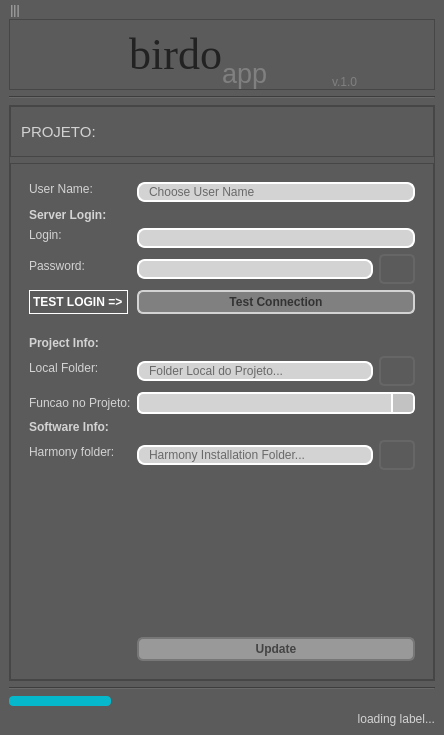
<?xml version="1.0" encoding="UTF-8"?>
<ui version="4.0">
 <class>MainWindow</class>
 <widget class="QMainWindow" name="MainWindow">
  <property name="geometry">
   <rect>
    <x>0</x>
    <y>0</y>
    <width>444</width>
    <height>735</height>
   </rect>
  </property>
  <property name="windowTitle">
   <string>BirdoApp</string>
  </property>
  <property name="styleSheet">
   <string notr="true">QWidget{
	background: rgb(91, 91, 91);
}

QMenu {
	background-color: #666666;
}

QMenu::item:hover {
	color: lightgray;
	background-color: blue;
}

QMenuBar {
	color: rgb(182, 182, 182);
	background-color: transparent;
}

QMenuBar::item {
	background-color: transparent;
}

QMenuBar::item:selected { /* when selected using mouse or keyboard */
    background-color: #666666;
}

QMenuBar::item:hover {
    background: #777777;
}

QLabel {
	color: lightgray;
}

QLabel:!enabled {
	color: gray;
}

QLineEdit:!enabled {
	color: gray;
	background-color: #555555;
	border-color: gray;
}

QLineEdit {
	color: black;
    border: 2px solid white;
    border-radius: 8px;
    padding: 0 8px;
    background: lightgray;
    selection-background-color: darkgray;
}

QLineEdit:hover{
    border: 2px solid #05B8CC;
    color: black;
}

QComboBox {
	color: black;
    border: 2px solid white;
    border-radius: 6px;
    padding: 1px 18px 1px 3px;
    min-width: 6em;
}

QComboBox:!editable, QComboBox::drop-down:editable {
     background: lightgray;
}

QComboBox:on { /* shift the text when the popup opens */
    padding-top: 3px;
    padding-left: 4px;
}

QComboBox::drop-down {
    width: 20px;
	background-color: rgb(194, 194, 194);
    border-left-width: 2px;
    border-left-color: white;
    border-left-style: solid; /* just a single line */
    border-top-right-radius: 3px; /* same radius as the QComboBox */
    border-bottom-right-radius: 3px;
}

QComboBox:hover{
    border: 2px solid #05B8CC;
    color: gray;
}

QComboBox QAbstractItemView{
    border: 2px solid white;
	border-radius: 10px;
    color: gray;
	background-color: lightgray;
    selection-background-color: #05B8CC;
	selection-color: white;
	padding: 3px 3px ;
}

QScrollBar {
	background: none;
	border: none;
}

QScrollBar::handle {
	border-radius: 5px;
 	border: 2px solid #777777;
	background-color: gray;
}

QScrollBar::add-page{ 
	border: none;
    background: none;
}

QScrollBar::sub-page {
    background: none;
	border: none;
	max-width: 5px;
}

QScrollBar::add-line {
    border: none;
    background: none;
}

QScrollBar::sub-line {
    border: none;
    background: none;
}

QScrollBar:arrow{
	border: none;
	background: none;
	color: none;
}

</string>
  </property>
  <widget class="QWidget" name="centralwidget">
   <layout class="QGridLayout" name="gridLayout">
    <property name="topMargin">
     <number>0</number>
    </property>
    <item row="5" column="0">
     <widget class="QLabel" name="loading_label">
      <property name="text">
       <string>loading label...</string>
      </property>
      <property name="alignment">
       <set>Qt::AlignRight|Qt::AlignTrailing|Qt::AlignVCenter</set>
      </property>
     </widget>
    </item>
    <item row="4" column="0">
     <widget class="QProgressBar" name="progressBar">
      <property name="styleSheet">
       <string notr="true">QProgressBar {
	background: transparent;
	border-style: none;
	max-height: 10px;
}

QProgressBar::chunk{
	background-color: #05B8CC;
	border-radius: 4px;
}</string>
      </property>
      <property name="value">
       <number>24</number>
      </property>
      <property name="format">
       <string/>
      </property>
     </widget>
    </item>
    <item row="3" column="0">
     <widget class="Line" name="line_bottom">
      <property name="orientation">
       <enum>Qt::Horizontal</enum>
      </property>
     </widget>
    </item>
    <item row="2" column="0">
     <widget class="QFrame" name="mainFrame">
      <property name="frameShape">
       <enum>QFrame::StyledPanel</enum>
      </property>
      <property name="frameShadow">
       <enum>QFrame::Raised</enum>
      </property>
      <layout class="QGridLayout" name="gridLayout_2" rowstretch="0,0" columnstretch="0">
       <property name="margin">
        <number>0</number>
       </property>
       <item row="1" column="0">
        <widget class="QFrame" name="page_frame">
         <property name="sizePolicy">
          <sizepolicy hsizetype="Preferred" vsizetype="Expanding">
           <horstretch>0</horstretch>
           <verstretch>0</verstretch>
          </sizepolicy>
         </property>
         <property name="styleSheet">
          <string notr="true"/>
         </property>
         <property name="frameShape">
          <enum>QFrame::NoFrame</enum>
         </property>
         <property name="frameShadow">
          <enum>QFrame::Sunken</enum>
         </property>
         <layout class="QGridLayout" name="gridLayout_4" rowstretch="0,0">
          <property name="margin">
           <number>0</number>
          </property>
          <item row="0" column="0">
           <widget class="QFrame" name="frame_header">
            <property name="font">
             <font>
              <pointsize>8</pointsize>
             </font>
            </property>
            <property name="frameShape">
             <enum>QFrame::StyledPanel</enum>
            </property>
            <property name="frameShadow">
             <enum>QFrame::Raised</enum>
            </property>
            <layout class="QHBoxLayout" name="horizontalLayout">
             <property name="leftMargin">
              <number>10</number>
             </property>
             <property name="topMargin">
              <number>0</number>
             </property>
             <property name="rightMargin">
              <number>10</number>
             </property>
             <property name="bottomMargin">
              <number>0</number>
             </property>
             <item>
              <widget class="QLabel" name="header">
               <property name="font">
                <font>
                 <pointsize>11</pointsize>
                </font>
               </property>
               <property name="layoutDirection">
                <enum>Qt::LeftToRight</enum>
               </property>
               <property name="text">
                <string>PROJETO:</string>
               </property>
               <property name="alignment">
                <set>Qt::AlignLeading|Qt::AlignLeft|Qt::AlignVCenter</set>
               </property>
              </widget>
             </item>
             <item>
              <widget class="QLabel" name="proj_logo_label">
               <property name="sizePolicy">
                <sizepolicy hsizetype="Fixed" vsizetype="Fixed">
                 <horstretch>0</horstretch>
                 <verstretch>0</verstretch>
                </sizepolicy>
               </property>
               <property name="minimumSize">
                <size>
                 <width>129</width>
                 <height>49</height>
                </size>
               </property>
               <property name="maximumSize">
                <size>
                 <width>130</width>
                 <height>50</height>
                </size>
               </property>
               <property name="text">
                <string/>
               </property>
               <property name="scaledContents">
                <bool>true</bool>
               </property>
              </widget>
             </item>
            </layout>
           </widget>
          </item>
          <item row="1" column="0">
           <widget class="QFrame" name="area_frame">
            <property name="sizePolicy">
             <sizepolicy hsizetype="Preferred" vsizetype="Expanding">
              <horstretch>0</horstretch>
              <verstretch>0</verstretch>
             </sizepolicy>
            </property>
            <property name="styleSheet">
             <string notr="true"/>
            </property>
            <property name="frameShape">
             <enum>QFrame::StyledPanel</enum>
            </property>
            <property name="frameShadow">
             <enum>QFrame::Raised</enum>
            </property>
            <layout class="QGridLayout" name="gridLayout_5">
             <item row="0" column="0">
              <widget class="QWidget" name="login_widget" native="true">
               <layout class="QFormLayout" name="formLayout">
                <item row="0" column="0">
                 <widget class="QLabel" name="username_title">
                  <property name="sizePolicy">
                   <sizepolicy hsizetype="Preferred" vsizetype="Fixed">
                    <horstretch>0</horstretch>
                    <verstretch>0</verstretch>
                   </sizepolicy>
                  </property>
                  <property name="text">
                   <string>User Name:</string>
                  </property>
                 </widget>
                </item>
                <item row="0" column="1">
                 <widget class="QLineEdit" name="username_line">
                  <property name="toolTip">
                   <string>Escolha um nome usuario que todos te reconhecam!</string>
                  </property>
                  <property name="placeholderText">
                   <string>Choose User Name </string>
                  </property>
                 </widget>
                </item>
                <item row="1" column="0">
                 <widget class="QLabel" name="server_title_label">
                  <property name="sizePolicy">
                   <sizepolicy hsizetype="Preferred" vsizetype="Fixed">
                    <horstretch>0</horstretch>
                    <verstretch>0</verstretch>
                   </sizepolicy>
                  </property>
                  <property name="font">
                   <font>
                    <weight>75</weight>
                    <bold>true</bold>
                   </font>
                  </property>
                  <property name="text">
                   <string>Server Login:</string>
                  </property>
                 </widget>
                </item>
                <item row="2" column="0">
                 <widget class="QLabel" name="server_login_label">
                  <property name="sizePolicy">
                   <sizepolicy hsizetype="Preferred" vsizetype="Fixed">
                    <horstretch>0</horstretch>
                    <verstretch>0</verstretch>
                   </sizepolicy>
                  </property>
                  <property name="text">
                   <string>Login:</string>
                  </property>
                 </widget>
                </item>
                <item row="2" column="1">
                 <widget class="QLineEdit" name="server_login_line">
                  <property name="toolTip">
                   <string>login do server</string>
                  </property>
                  <property name="placeholderText">
                   <string/>
                  </property>
                 </widget>
                </item>
                <item row="3" column="0">
                 <widget class="QLabel" name="server_pw_label">
                  <property name="text">
                   <string>Password:</string>
                  </property>
                 </widget>
                </item>
                <item row="3" column="1">
                 <layout class="QHBoxLayout" name="horizontalLayout_4">
                  <item>
                   <widget class="QLineEdit" name="server_pw_line">
                    <property name="toolTip">
                     <string>senha do server</string>
                    </property>
                    <property name="inputMethodHints">
                     <set>Qt::ImhHiddenText|Qt::ImhNoAutoUppercase|Qt::ImhNoPredictiveText</set>
                    </property>
                    <property name="echoMode">
                     <enum>QLineEdit::Password</enum>
                    </property>
                    <property name="placeholderText">
                     <string/>
                    </property>
                   </widget>
                  </item>
                  <item>
                   <widget class="QPushButton" name="view_pw_button">
                    <property name="enabled">
                     <bool>true</bool>
                    </property>
                    <property name="sizePolicy">
                     <sizepolicy hsizetype="Fixed" vsizetype="Fixed">
                      <horstretch>0</horstretch>
                      <verstretch>0</verstretch>
                     </sizepolicy>
                    </property>
                    <property name="minimumSize">
                     <size>
                      <width>30</width>
                      <height>30</height>
                     </size>
                    </property>
                    <property name="maximumSize">
                     <size>
                      <width>40</width>
                      <height>40</height>
                     </size>
                    </property>
                    <property name="toolTip">
                     <string>&lt;html&gt;&lt;head/&gt;&lt;body&gt;&lt;p&gt;show password&lt;/p&gt;&lt;/body&gt;&lt;/html&gt;</string>
                    </property>
                    <property name="styleSheet">
                     <string notr="true">QPushButton {
	background: none;
	border: 2px solid #666666;
	border-radius: 5px;	
}

QPushButton:hover {
	background-color: #777777;
	border: none;
}

QPushButton:pressed {
	background-color: rgb(90, 90, 90);
	border-top: 2px solid #444444;
	border-left: 2px solid #444444;
	border-bottom: none;
	border-right: none;
}
</string>
                    </property>
                    <property name="text">
                     <string/>
                    </property>
                   </widget>
                  </item>
                 </layout>
                </item>
                <item row="4" column="0">
                 <widget class="QLabel" name="status_label">
                  <property name="font">
                   <font>
                    <weight>75</weight>
                    <bold>true</bold>
                   </font>
                  </property>
                  <property name="toolTip">
                   <string>status do teste de conexao com o servidor</string>
                  </property>
                  <property name="styleSheet">
                   <string notr="true">color: white;</string>
                  </property>
                  <property name="frameShape">
                   <enum>QFrame::Box</enum>
                  </property>
                  <property name="text">
                   <string>TEST LOGIN =&gt;</string>
                  </property>
                 </widget>
                </item>
                <item row="4" column="1">
                 <widget class="QPushButton" name="test_login_button">
                  <property name="font">
                   <font>
                    <weight>75</weight>
                    <bold>true</bold>
                   </font>
                  </property>
                  <property name="styleSheet">
                   <string notr="true">QPushButton {
	color: #333333;
    border: 2px solid lightgray;
    border-radius: 6px;
	background-color: gray;
	min-height: 20px;
	min-width: 60px;
}
QPushButton:pressed {
	color: lightgray;
    border: 2px solid #333333;
    background-color: #05B8CC;
	font-size: 7pt;
}
QPushButton:hover{
    border: 2px solid #05B8CC;
    color: #111111;
}

QPushButton:!enabled {
	color: #444444;
	background-color: #999999;
	border-color: #777777;
}
</string>
                  </property>
                  <property name="text">
                   <string>Test Connection</string>
                  </property>
                 </widget>
                </item>
                <item row="5" column="1">
                 <spacer name="horizontalSpacer">
                  <property name="orientation">
                   <enum>Qt::Horizontal</enum>
                  </property>
                  <property name="sizeType">
                   <enum>QSizePolicy::Fixed</enum>
                  </property>
                  <property name="sizeHint" stdset="0">
                   <size>
                    <width>40</width>
                    <height>10</height>
                   </size>
                  </property>
                 </spacer>
                </item>
                <item row="6" column="0">
                 <widget class="QLabel" name="label_4">
                  <property name="font">
                   <font>
                    <weight>75</weight>
                    <bold>true</bold>
                   </font>
                  </property>
                  <property name="text">
                   <string>Project Info:</string>
                  </property>
                 </widget>
                </item>
                <item row="7" column="0">
                 <widget class="QLabel" name="local_folder_label">
                  <property name="text">
                   <string>Local Folder:</string>
                  </property>
                 </widget>
                </item>
                <item row="7" column="1">
                 <layout class="QHBoxLayout" name="horizontalLayout_3">
                  <item>
                   <widget class="QLineEdit" name="localFolder_line">
                    <property name="toolTip">
                     <string>Folder local do projeto

Atencao! Se vc usa o Nexcloud Client, nao escolha o mesmo folder local escolhido para o client!</string>
                    </property>
                    <property name="placeholderText">
                     <string>Folder Local do Projeto...</string>
                    </property>
                   </widget>
                  </item>
                  <item>
                   <widget class="QPushButton" name="local_folder_button">
                    <property name="enabled">
                     <bool>true</bool>
                    </property>
                    <property name="sizePolicy">
                     <sizepolicy hsizetype="Fixed" vsizetype="Fixed">
                      <horstretch>0</horstretch>
                      <verstretch>0</verstretch>
                     </sizepolicy>
                    </property>
                    <property name="minimumSize">
                     <size>
                      <width>30</width>
                      <height>30</height>
                     </size>
                    </property>
                    <property name="maximumSize">
                     <size>
                      <width>40</width>
                      <height>40</height>
                     </size>
                    </property>
                    <property name="toolTip">
                     <string>&lt;html&gt;&lt;head/&gt;&lt;body&gt;&lt;p&gt;Escolhe o folder local do projeto&lt;/p&gt;&lt;p&gt;OBS: Nao ecolha o mesmo folder do client do Nextcloud!&lt;/p&gt;&lt;/body&gt;&lt;/html&gt;</string>
                    </property>
                    <property name="styleSheet">
                     <string notr="true">QPushButton {
	background: none;
	border: 2px solid #666666;
	border-radius: 5px;	
}

QPushButton:hover {
	background-color: #777777;
	border: none;
}

QPushButton:pressed {
	background-color: rgb(90, 90, 90);
	border-top: 2px solid #444444;
	border-left: 2px solid #444444;
	border-bottom: none;
	border-right: none;
}
</string>
                    </property>
                    <property name="text">
                     <string/>
                    </property>
                   </widget>
                  </item>
                 </layout>
                </item>
                <item row="8" column="0">
                 <widget class="QLabel" name="funcao_label">
                  <property name="text">
                   <string>Funcao no Projeto:</string>
                  </property>
                 </widget>
                </item>
                <item row="8" column="1">
                 <widget class="QComboBox" name="combo_funcao">
                  <property name="toolTip">
                   <string>&lt;html&gt;&lt;head/&gt;&lt;body&gt;&lt;p&gt;Escolha a sua funcao no projeto&lt;/p&gt;&lt;/body&gt;&lt;/html&gt;</string>
                  </property>
                 </widget>
                </item>
                <item row="9" column="0">
                 <widget class="QLabel" name="label_5">
                  <property name="font">
                   <font>
                    <weight>75</weight>
                    <bold>true</bold>
                   </font>
                  </property>
                  <property name="text">
                   <string>Software Info:</string>
                  </property>
                 </widget>
                </item>
                <item row="10" column="0">
                 <widget class="QLabel" name="harmony_label">
                  <property name="enabled">
                   <bool>true</bool>
                  </property>
                  <property name="text">
                   <string>Harmony folder:</string>
                  </property>
                 </widget>
                </item>
                <item row="10" column="1">
                 <layout class="QHBoxLayout" name="horizontalLayout_2">
                  <item>
                   <widget class="QLineEdit" name="harmony_folder_line">
                    <property name="enabled">
                     <bool>true</bool>
                    </property>
                    <property name="toolTip">
                     <string>Ecolha o folder da instalacao NAO padrao do HARMONY:
EX: Escolha a pasta com o nome de:
'Toon Boom Harmony 20 Premium' para a versao 20</string>
                    </property>
                    <property name="text">
                     <string/>
                    </property>
                    <property name="placeholderText">
                     <string>Harmony Installation Folder...</string>
                    </property>
                   </widget>
                  </item>
                  <item>
                   <widget class="QPushButton" name="harmony_folder_button">
                    <property name="enabled">
                     <bool>true</bool>
                    </property>
                    <property name="sizePolicy">
                     <sizepolicy hsizetype="Fixed" vsizetype="Fixed">
                      <horstretch>0</horstretch>
                      <verstretch>0</verstretch>
                     </sizepolicy>
                    </property>
                    <property name="minimumSize">
                     <size>
                      <width>30</width>
                      <height>30</height>
                     </size>
                    </property>
                    <property name="maximumSize">
                     <size>
                      <width>40</width>
                      <height>40</height>
                     </size>
                    </property>
                    <property name="toolTip">
                     <string>&lt;html&gt;&lt;head/&gt;&lt;body&gt;&lt;p&gt;Caso o Harmony esteja instalado num folder NAO padrao, informe o folder da instalacao!&lt;/p&gt;&lt;/body&gt;&lt;/html&gt;</string>
                    </property>
                    <property name="styleSheet">
                     <string notr="true">QPushButton {
	background: none;
	border: 2px solid #666666;
	border-radius: 5px;	
}

QPushButton:hover {
	background-color: #777777;
	border: none;
}

QPushButton:pressed {
	background-color: rgb(90, 90, 90);
	border-top: 2px solid #444444;
	border-left: 2px solid #444444;
	border-bottom: none;
	border-right: none;
}</string>
                    </property>
                    <property name="text">
                     <string/>
                    </property>
                   </widget>
                  </item>
                 </layout>
                </item>
                <item row="11" column="1">
                 <spacer name="verticalSpacer">
                  <property name="orientation">
                   <enum>Qt::Vertical</enum>
                  </property>
                  <property name="sizeHint" stdset="0">
                   <size>
                    <width>20</width>
                    <height>130</height>
                   </size>
                  </property>
                 </spacer>
                </item>
                <item row="12" column="1">
                 <widget class="QPushButton" name="update_button">
                  <property name="enabled">
                   <bool>false</bool>
                  </property>
                  <property name="font">
                   <font>
                    <weight>75</weight>
                    <bold>true</bold>
                   </font>
                  </property>
                  <property name="styleSheet">
                   <string notr="true">QPushButton {
	color: #333333;
    border: 2px solid lightgray;
    border-radius: 6px;
	background-color: gray;
	min-height: 20px;
	min-width: 60px;
}
QPushButton:pressed {
	color: lightgray;
    border: 2px solid #333333;
    background-color: #05B8CC;
	font-size: 7pt;
}
QPushButton:hover{
    border: 2px solid #05B8CC;
    color: #111111;
}

QPushButton:!enabled {
	color: #444444;
	background-color: #999999;
	border-color: #777777;
}

</string>
                  </property>
                  <property name="text">
                   <string>Update</string>
                  </property>
                 </widget>
                </item>
               </layout>
              </widget>
             </item>
            </layout>
           </widget>
          </item>
         </layout>
        </widget>
       </item>
      </layout>
     </widget>
    </item>
    <item row="0" column="0">
     <widget class="QFrame" name="frame_title">
      <property name="maximumSize">
       <size>
        <width>16777215</width>
        <height>80</height>
       </size>
      </property>
      <property name="frameShape">
       <enum>QFrame::StyledPanel</enum>
      </property>
      <property name="frameShadow">
       <enum>QFrame::Raised</enum>
      </property>
      <layout class="QGridLayout" name="gridLayout_3" columnstretch="0,0,0,0,0,0">
       <property name="rightMargin">
        <number>0</number>
       </property>
       <property name="bottomMargin">
        <number>0</number>
       </property>
       <property name="spacing">
        <number>0</number>
       </property>
       <item row="0" column="2">
        <widget class="QLabel" name="label_title">
         <property name="font">
          <font>
           <family>Times New Roman</family>
           <pointsize>33</pointsize>
           <italic>false</italic>
          </font>
         </property>
         <property name="styleSheet">
          <string notr="true">QLabel {
	color: #222222;
}</string>
         </property>
         <property name="text">
          <string>birdo</string>
         </property>
         <property name="scaledContents">
          <bool>false</bool>
         </property>
         <property name="alignment">
          <set>Qt::AlignRight|Qt::AlignTop|Qt::AlignTrailing</set>
         </property>
        </widget>
       </item>
       <item row="0" column="3">
        <widget class="QLabel" name="label_title_app">
         <property name="sizePolicy">
          <sizepolicy hsizetype="Preferred" vsizetype="Preferred">
           <horstretch>0</horstretch>
           <verstretch>0</verstretch>
          </sizepolicy>
         </property>
         <property name="maximumSize">
          <size>
           <width>70</width>
           <height>16777215</height>
          </size>
         </property>
         <property name="font">
          <font>
           <pointsize>20</pointsize>
           <weight>50</weight>
           <bold>false</bold>
          </font>
         </property>
         <property name="styleSheet">
          <string notr="true">QLabel {
	color: gray;
}</string>
         </property>
         <property name="text">
          <string>app</string>
         </property>
         <property name="alignment">
          <set>Qt::AlignBottom|Qt::AlignLeading|Qt::AlignLeft</set>
         </property>
        </widget>
       </item>
       <item row="0" column="0">
        <widget class="QPushButton" name="home_button">
         <property name="sizePolicy">
          <sizepolicy hsizetype="Fixed" vsizetype="Fixed">
           <horstretch>0</horstretch>
           <verstretch>0</verstretch>
          </sizepolicy>
         </property>
         <property name="minimumSize">
          <size>
           <width>60</width>
           <height>60</height>
          </size>
         </property>
         <property name="maximumSize">
          <size>
           <width>61</width>
           <height>61</height>
          </size>
         </property>
         <property name="toolTip">
          <string>Home...

Volta para pagina de escolher os projetos!</string>
         </property>
         <property name="styleSheet">
          <string notr="true">QPushButton {
	border: none;
	border-radius: 30px;
}

QPushButton:hover {
	background-color: #05B8CC;
}

QPushButton:pressed {
	background-color: rgb(255, 78, 125);
}</string>
         </property>
         <property name="text">
          <string/>
         </property>
         <property name="iconSize">
          <size>
           <width>59</width>
           <height>59</height>
          </size>
         </property>
        </widget>
       </item>
       <item row="0" column="1">
        <spacer name="verticalSpacer_2">
         <property name="orientation">
          <enum>Qt::Vertical</enum>
         </property>
         <property name="sizeType">
          <enum>QSizePolicy::Preferred</enum>
         </property>
         <property name="sizeHint" stdset="0">
          <size>
           <width>40</width>
           <height>40</height>
          </size>
         </property>
        </spacer>
       </item>
       <item row="0" column="4">
        <spacer name="verticalSpacer_3">
         <property name="orientation">
          <enum>Qt::Vertical</enum>
         </property>
         <property name="sizeType">
          <enum>QSizePolicy::Preferred</enum>
         </property>
         <property name="sizeHint" stdset="0">
          <size>
           <width>40</width>
           <height>40</height>
          </size>
         </property>
        </spacer>
       </item>
       <item row="0" column="5">
        <widget class="QLabel" name="label_version">
         <property name="styleSheet">
          <string notr="true">color: gray;</string>
         </property>
         <property name="text">
          <string>v.1.0</string>
         </property>
         <property name="alignment">
          <set>Qt::AlignBottom|Qt::AlignLeading|Qt::AlignLeft</set>
         </property>
        </widget>
       </item>
      </layout>
     </widget>
    </item>
    <item row="1" column="0">
     <widget class="Line" name="line_title">
      <property name="sizePolicy">
       <sizepolicy hsizetype="Preferred" vsizetype="Preferred">
        <horstretch>0</horstretch>
        <verstretch>0</verstretch>
       </sizepolicy>
      </property>
      <property name="orientation">
       <enum>Qt::Horizontal</enum>
      </property>
     </widget>
    </item>
   </layout>
  </widget>
  <widget class="QMenuBar" name="menuBar">
   <property name="geometry">
    <rect>
     <x>0</x>
     <y>0</y>
     <width>444</width>
     <height>26</height>
    </rect>
   </property>
   <widget class="QMenu" name="menu">
    <property name="title">
     <string>|||</string>
    </property>
    <addaction name="separator"/>
    <addaction name="actionChange_User"/>
    <addaction name="actionCheck_Updates"/>
    <addaction name="actionCredits"/>
    <addaction name="separator"/>
    <addaction name="actionExit"/>
   </widget>
   <addaction name="menu"/>
  </widget>
  <action name="actionChange_User">
   <property name="text">
    <string>Change User</string>
   </property>
  </action>
  <action name="actionCheck_Updates">
   <property name="text">
    <string>Check Updates</string>
   </property>
  </action>
  <action name="actionCredits">
   <property name="text">
    <string>Credits...</string>
   </property>
  </action>
  <action name="actionExit">
   <property name="text">
    <string>Exit</string>
   </property>
  </action>
 </widget>
 <resources/>
 <connections/>
</ui>
